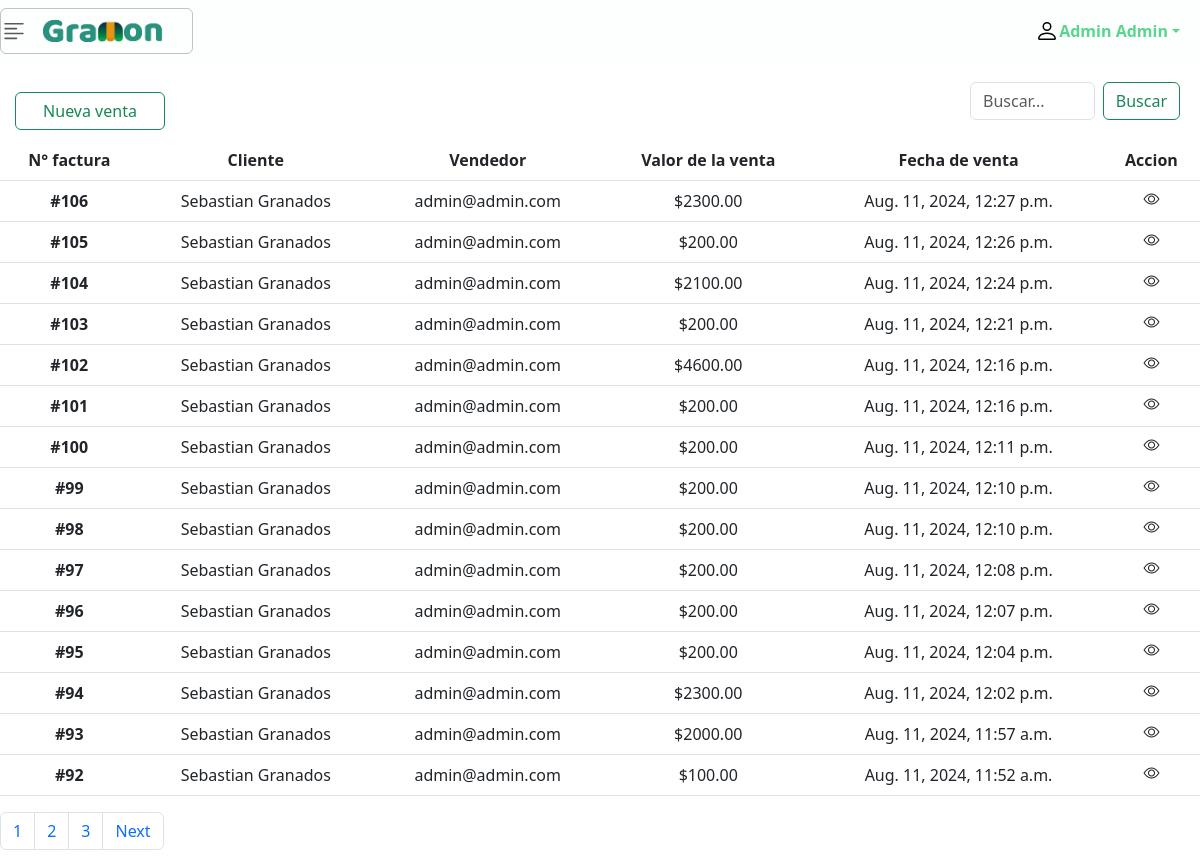
Page /history_sales/ (signed in) on the committed database.
### apps/adminusers_app/models.py (models this page shows, shortened)
class User(AbstractUser):
    GENDER_CHOICES = (
        ('Masculino', 'Masculino'),
        ('Femenino', 'Femenino')
    )
    gender = models.CharField(max_length=10, blank=True, choices=GENDER_CHOICES)
    email = models.EmailField(("email address"), unique=True)
    REQUIRED_FIELDS = ['first_name', 'last_name', 'email','is_superuser']
    full_name = models.CharField(max_length=100, default="", editable=False)
    objects = USerManager()
    def __str__(self):
        return self.email

### apps/sales_app/models.py (models this page shows, shortened)
class Sales(models.Model):
    user = models.ForeignKey(User, on_delete=models.CASCADE)
    client = models.ForeignKey(Customer, on_delete=models.CASCADE)
    products = models.ManyToManyField(Products,through='SaleProduct')
    created_at = models.DateTimeField(auto_now_add=True)
    valor_final = models.DecimalField(max_digits=99, decimal_places=2)
    pay = models.DecimalField(max_digits=99, decimal_places=0)
    change = models.DecimalField(max_digits=99, decimal_places=0,default=0)

### apps/customers_app/models.py (models this page shows, shortened)
class Customer(models.Model):
    id = models.PositiveIntegerField(primary_key=True)
    name = models.CharField(max_length=50)
    last_name = models.CharField(max_length=50)
    email = models.EmailField(max_length=254,blank=True)
    adress = models.CharField(max_length=50, blank=True)
    number = models.IntegerField()
    full_name = models.CharField(max_length=100, default="", editable=False)
    def __str__(self):
        return self.name +' '+self.last_name

### apps/sales_app/views.py (the view)
# urls.py: path('history_sales/',salesListView.as_view(), name='list_sale')
class salesListView(LoginRequiredMixin,ListView):
    model = Sales
    template_name = "sales/list_sale.html"
    context_object_name = 'history'
    ordering = ['-id']
    paginate_by = 15
    login_url = reverse_lazy('user_app:login')

### templates/sales/list_sale.html (shortened to what this page needs)
{% extends 'base.html' %}
{% load static %}
{% block head %}
    <link rel="stylesheet" href="{% static 'css/sales_css/list_sale.css' %}">
{% endblock head %}
{% block content %}
    <div class="d-flex justify-content-between align-items-center" style="width: 100%;">
        <a style="width: 150px; text-align: center; margin-top: 20px; margin-left: 15px;" class="btn btn-outline-success" role="button" href="{% url 'new_sale' %}">
            Nueva venta
        </a>
        <div class="d-flex" style="padding: 20px 20px; width: 250px;">
            <input class="form-control me-2" type="search" placeholder="Buscar..." aria-label="Search" name="search_sale" id="search_sale">
            <button class="btn btn-outline-success" id="botom_search_sale">Buscar</button>
        </div>
    </div>
    <div class="table-responsive">
        <table class="table table-hover" style="text-align: center;">
            <thead>
                <tr>
                    <th scope="col">N° factura</th>
                    <th scope="col">Cliente</th>
                    <th scope="col">Vendedor</th>
                    <th scope="col">Valor de la venta</th>
                    <th scope="col">Fecha de venta</th>
                    <th scope="colgroup">Accion</th>
                </tr>
            </thead>
            <tbody class="showResults">
                {% for venta in history%}
                <tr>
                    <th scope="row">#{{venta.id}}</th>
                    <td>{{venta.client}}</td>
                    <td>{{venta.user}}</td>
                    <td>${{venta.valor_final}}</td>
                    <td>{{venta.created_at}}</td>
                    <td style="text-align: center;">
                        <i class="bi bi-eye visualizer" data-id="{{venta.id}}"></i>
                    </td>
                </tr>
                {% endfor %}
            </tbody>
        </table>
    </div>
    {% if is_paginated %}
    <div id="pagination-container">
        <nav aria-label="...">
            <ul class="pagination">
                {% for pagina in paginator.page_range %}
                    <li class="page-item"><a class="page-link" href="?page={{pagina}}">{{ pagina }}</a></li>
                {% endfor %}
                {% if page_obj.has_next %}
                    <li class="page-item">
                        <a class="page-link" href="?page={{page_obj.next_page_number}}">Next</a>
                    </li>
                {% endif %}
            </ul>
        </nav>
    </div>
    {% endif %}
{% endblock content %}

### templates/includes/nav.html (shortened to what this page needs)
{% load static %}
<div class="toast-container position-fixed bottom-0 end-0 p-3" id="container-tostada">
</div>
<nav class="navbar sticky-top container-fluid" id="nav_principal">
    <button class="navbar-toggler icon_principal" data-bs-toggle="offcanvas" data-bs-target="#dropdown_menu" aria-controls="dropdown_menu">
        <img src="{% static 'img/icon-gramon.png' %}" alt="GraMon" id="icon-gramon">
    </button>
    <div class="dropdown" id="icon-user">
        <a href="#" class="d-flex align-items-center text-decoration-none dropdown-toggle title_name"
            data-bs-toggle="dropdown" aria-expanded="false">
            <img src="{% static 'img/icons/person.svg' %}" alt="User" width="24" height="24">
            <strong>{{ request.user.first_name }} {{ request.user.last_name }}</strong>
        </a>
    </div>
</nav>

### static/css/includes/nav_style.css (style rules this page uses)
#nav_principal { background-color:#FDFEFE; }
.navbar-toggler.icon_principal { background-color: transparent; padding: 0; outline: none; }
#icon-gramon { width: 180px; margin-left: -20px; }
#icon-user { margin-right: 20px; }
.title_name { color: #58D68D; }
.navbar-toggler { border: none; padding: 0; background: none; }
.icon_principal { border: 1px solid rgba(136, 136, 136, 0.5); padding-left: 5px; }

### static/css/base.css (style rules this page uses)
html, body { margin: 0; padding: 0; height: 100%; }
.content { min-height: 100vh; display: flex; flex-direction: column; }

### static/css/sales_css/list_sale.css (style rules this page uses)
.visualizer { cursor: pointer; display: inline-flex; align-items: center; justify-content: center; padding: 0; border: none; background: none; color: inherit; transition: transform 0.2s; }

### rows in the picture
User: user.first_name "Admin", user.last_name "Admin"
Sales: id "106", client "Sebastian Granados", user "admin@admin.com", valor_final "2300.00", created_at "Aug. 11, 2024, 12:27 p.m."
Sales: id "105", client "Sebastian Granados", user "admin@admin.com", valor_final "200.00", created_at "Aug. 11, 2024, 12:26 p.m."
Sales: id "104", client "Sebastian Granados", user "admin@admin.com", valor_final "2100.00", created_at "Aug. 11, 2024, 12:24 p.m."
Sales: id "103", client "Sebastian Granados", user "admin@admin.com", valor_final "200.00", created_at "Aug. 11, 2024, 12:21 p.m."
Sales: id "102", client "Sebastian Granados", user "admin@admin.com", valor_final "4600.00", created_at "Aug. 11, 2024, 12:16 p.m."
Sales: id "101", client "Sebastian Granados", user "admin@admin.com", valor_final "200.00", created_at "Aug. 11, 2024, 12:16 p.m."
Sales: id "100", client "Sebastian Granados", user "admin@admin.com", valor_final "200.00", created_at "Aug. 11, 2024, 12:11 p.m."
Sales: id "99", client "Sebastian Granados", user "admin@admin.com", valor_final "200.00", created_at "Aug. 11, 2024, 12:10 p.m."
Sales: id "98", client "Sebastian Granados", user "admin@admin.com", valor_final "200.00", created_at "Aug. 11, 2024, 12:10 p.m."
Sales: id "97", client "Sebastian Granados", user "admin@admin.com", valor_final "200.00", created_at "Aug. 11, 2024, 12:08 p.m."
Sales: id "96", client "Sebastian Granados", user "admin@admin.com", valor_final "200.00", created_at "Aug. 11, 2024, 12:07 p.m."
Sales: id "95", client "Sebastian Granados", user "admin@admin.com", valor_final "200.00", created_at "Aug. 11, 2024, 12:04 p.m."
Sales: id "94", client "Sebastian Granados", user "admin@admin.com", valor_final "2300.00", created_at "Aug. 11, 2024, 12:02 p.m."
Sales: id "93", client "Sebastian Granados", user "admin@admin.com", valor_final "2000.00", created_at "Aug. 11, 2024, 11:57 a.m."
Sales: id "92", client "Sebastian Granados", user "admin@admin.com", valor_final "100.00", created_at "Aug. 11, 2024, 11:52 a.m."

### other values in the picture
{{ pagina }} "1" "2" "3"
